Frame 1 (no input): blank canvas, image omitted
Frame 60 (no input): blank canvas, image omitted
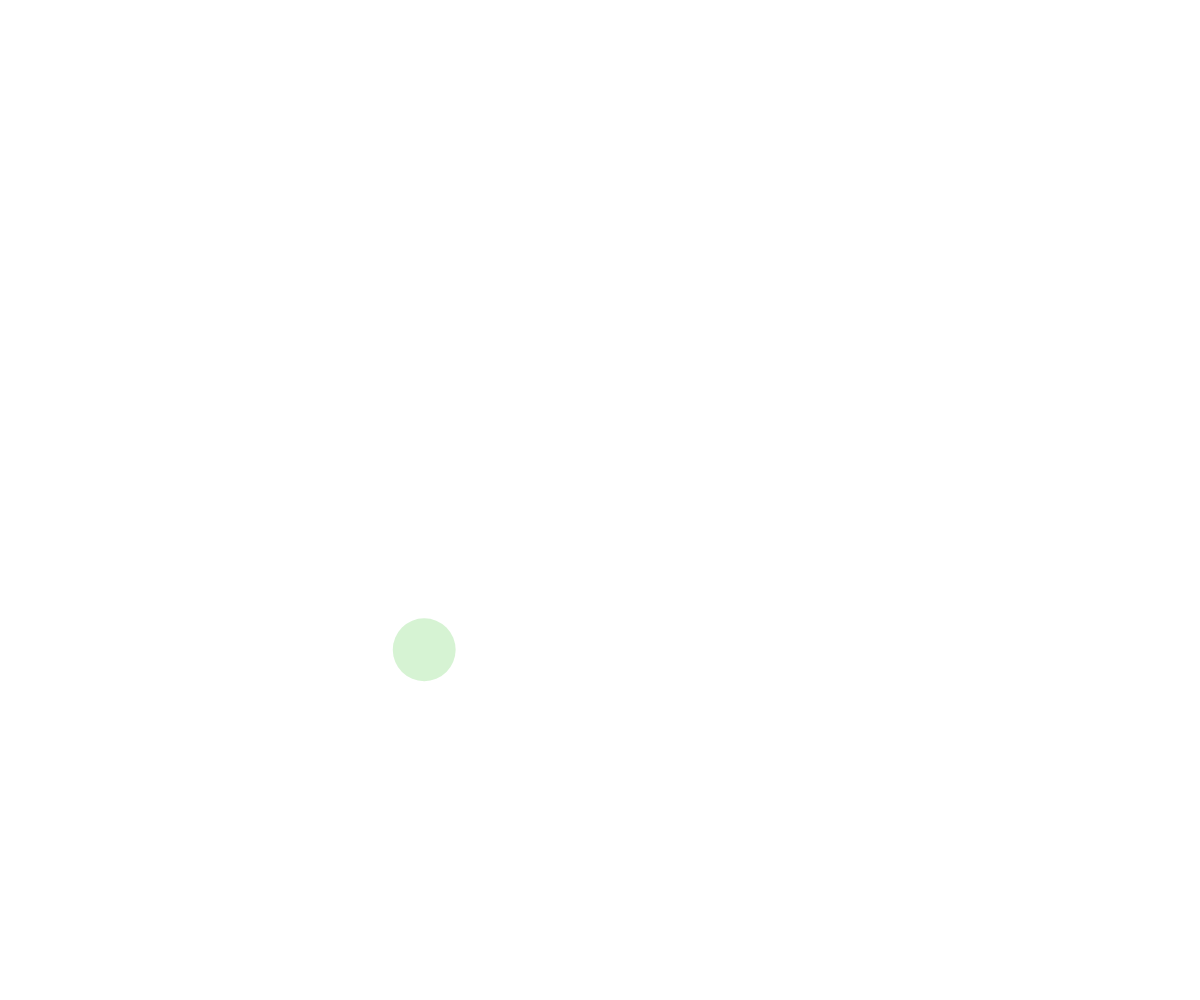
Frame 120 (the mouse pressed at the canvas centre since frame 60)

The p5.js sketch whose frames 1 and 60 were blank and that drew this single picture after the mouse press (run headless with seeded random() and noise() and a simulated clock; from frame 60 on, the mouse is pressed at the canvas centre):

// p5.js sketch
// ── sketch.js
/* eslint-disable indent */
// OOP Ball Bounce Demo

let ballArray = [];

function setup() {
  createCanvas(windowWidth, windowHeight);
}

function draw() {
  background("white");
  for (let i=0; i<ballArray.length; i++) {

    //collision check
    for (let j=0; j<ballArray.length; j++) {
      //don't check self for collision
      if (i !== j) {
        ballArray[i].checkIfCollidingWith(ballArray[j]);
      }
    }

    ballArray[i].move();
    ballArray[i].display();
  }
}

function mousePressed() {
  let theBall = new Ball(mouseX, mouseY, random(10, 40));
  ballArray.push(theBall);
}

class Ball {
  constructor(x, y, radius) {
    this.x = x;
    this.y = y;
    this.radius = radius;
    this.dx = random(-5, 5);
    this.dy = random(-5, 5);
    this.someColor = color(random(255), random(255), random(255), random(255));
  }

  display() {
    noStroke();
    fill(this.someColor);
    ellipse(this.x, this.y, this.radius*2, this.radius*2);
  }
  

  move() {
    this.x += this.dx;
    this.y += this.dy;

    //bounce on walls
    if (this.x - this.radius < 0 || this.x + this.radius > width) {
      this.dx *= -1;
    }
    if (this.y - this.radius < 0 || this.y + this.radius > height) {
      this.dy *= -1;
    }
  }

  checkIfCollidingWith(otherBall) {
    let sumOfRadii = this.radius + otherBall.radius;
    let distanceBetweenCenters = dist(this.x, this.y, 
                                      otherBall.x, otherBall.y);
    if (sumOfRadii > distanceBetweenCenters) {
      //temporary thing
      // this.someColor = "red";
      // otherBall.someColor = "red";

      //react to collision
      let tempDx = this.dx;
      let tempDy = this.dy;
      this.dx = otherBall.dx;
      this.dy = otherBall.dy;
      otherBall.dx = tempDx;
      otherBall.dy = tempDy;
    }
  }
}
